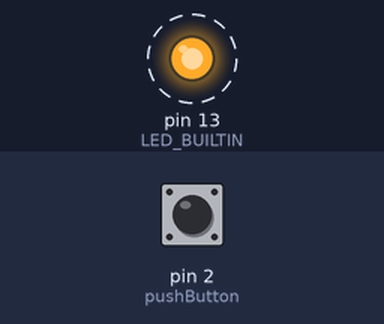
Recording of a sketch running on a simulated Arduino Uno, built with avr-gcc and run on an emulated ATmega328P. Shown: output pins drawn as LEDs (lit = HIGH). Dashed ring = blinking. The test bench sets the inputs (shaded band); at power-on: pin 2 (pushButton) LOW. What the sketch prints to the serial monitor is not drawn.

Above: at 0.5 s.
Timing chart, 0 to 4.6 s (numbered marks = the images above):
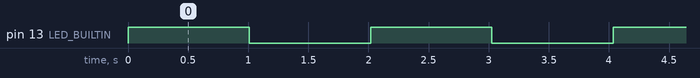

Measured:
- by itself, pin 13 (LED_BUILTIN): alternates HIGH for 1.0 s and LOW for 1.0 s

The sketch:

SerialTest.ino
```cpp
/*
SerialTest

Read digital input on pin 2 and print result to Serial Monitor
*/

int pushButton = 2;
int buttonState = 0;

void setup() {
  Serial.begin(9600);
  pinMode(LED_BUILTIN, OUTPUT);
  pinMode(pushButton, INPUT);
}

void loop() {
  digitalWrite(LED_BUILTIN, HIGH);
  for (int i = 0; i < 100; i++) {
    buttonState = digitalRead(pushButton);
    Serial.println(buttonState);
    delay(10);
  }
  digitalWrite(LED_BUILTIN, LOW);
  for (int i = 0; i < 100; i++) {
    buttonState = digitalRead(pushButton);
    Serial.println(buttonState);
    delay(10);
  }
}
```
